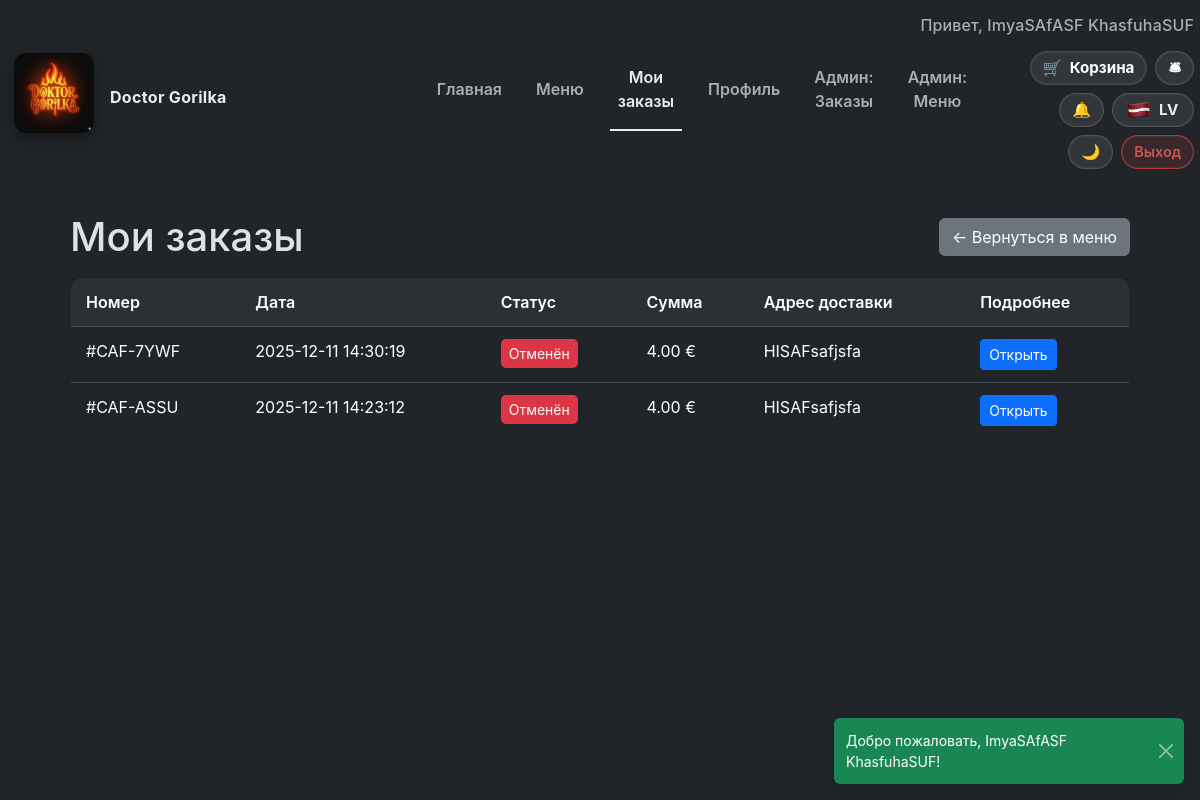
/orders (signed in), run on the app's committed database.
### tables this page shows
CREATE TABLE orders (
        id INTEGER PRIMARY KEY AUTOINCREMENT,
        user_id INTEGER NOT NULL,
        created_at TEXT DEFAULT CURRENT_TIMESTAMP,
        status TEXT CHECK(status IN ('pending','new','cooking','ready','delivered','cancelled')) DEFAULT 'pending',
        total_price REAL,
        delivery_address TEXT, order_code TEXT, comment TEXT,
        FOREIGN KEY (user_id) REFERENCES users(id)
    );

### src/Infrastructure/ViewRenderer.php (called while the page is built, shortened)
<?php
class ViewRenderer
{
    public function render(string $view, array $params = []): string
    {
        $viewFile = $this->basePath . '/' . $view . '.php';
        extract($params, EXTR_SKIP);
        require $viewFile;
        $content = ob_get_clean();
        if ($this->layout && file_exists($this->layout)) {
            return ob_get_clean();
        }
        return $content;
    }
}

### src/Application/Controller/OrderController.php (called while the page is built, shortened)
<?php
class OrderController
{
    public function history(): string
    {
        $orders = $this->orderService->userOrders($this->session->get('user_id'));
        return $this->view->render('orders/history', [
            'title' => 'Doctor Gorilka — ' . translate('orders.history.title'),
            'orders' => $orders,
        ]);
    }
}

### src/Infrastructure/Router.php (called while the page is built, shortened)
<?php
class Router
{
    private array $routes = [];
    public function addRoute(string $method, string $path, callable $handler): void
    {
        $normalized = $this->normalizePath($path);
        $this->routes[$method][$normalized] = $handler;
    }
    public function dispatch(string $method, string $uri): mixed
    {
        $path = $this->normalizePath(parse_url($uri, PHP_URL_PATH) ?: '/');
        $method = strtoupper($method);
        if (isset($this->routes[$method][$path])) {
            return call_user_func($this->routes[$method][$path]);
        }
        return translate('errors.not_found');
    }
    private function normalizePath(string $path): string
    {
        $path = rtrim($path, '/');
        return $path === '' ? '/' : $path;
    }
}

### src/Application/App.php (called while the page is built, shortened)
<?php
class App
{
    private Router $router;
    private function __construct(Router $router, ViewRenderer $view)
    {
        $this->router = $router;
    }
    public function run(): mixed
    {
        $method = $_SERVER['REQUEST_METHOD'] ?? 'GET';
        $uri = $_SERVER['REQUEST_URI'] ?? '/';
        return $this->router->dispatch($method, $uri);
    }
}

### src/helpers.php (called while the page is built, shortened)
<?php
function localizationConfig(): array
{
    static $config;
    if ($config === null) {
        $config = require __DIR__ . '/../config/localization.php';
    }
    return $config;
}
function availableLocales(): array
{
    $config = localizationConfig();
    return $config['locales'] ?? [];
}
function currentLocale(): string
{
    $available = array_keys(availableLocales());
    $default = $available[0] ?? 'ru';
    return $default;
}
function translate(string $key, array $replace = [], ?string $locale = null): string
{
    $locale ??= currentLocale();
    $config = localizationConfig();
    $phrases = $config['phrases'] ?? [];
    $fallbackLocale = $config['fallback'] ?? 'ru';
    $value = $phrases[$locale][$key] ?? $phrases[$fallbackLocale][$key] ?? $key;
    foreach ($replace as $needle => $replacement) {
        $value = str_replace(':' . $needle, $replacement, $value);
    }
    return $value;
}
function translateStatus(?string $status): string
{
    return translate('status.' . $status);
}

### src/Infrastructure/SessionManager.php (called while the page is built, shortened)
<?php
class SessionManager
{
    public function get(string $key, mixed $default = null): mixed
    {
        return $_SESSION[$key] ?? $default;
    }
}

### src/Infrastructure/Repository/OrderRepository.php (called while the page is built, shortened)
<?php
class OrderRepository implements OrderRepositoryInterface
{
    public function findByUser(int $userId): array
    {
        $stmt = $this->prepare("SELECT * FROM orders WHERE user_id = :uid ORDER BY id DESC");
        $stmt->bindValue(':uid', $userId, SQLITE3_INTEGER);
        $result = $stmt->execute();
        $orders = [];
        while ($row = $result->fetchArray(SQLITE3_ASSOC)) {
            $orders[] = $this->mapOrder($row);
        }
        return $orders;
    }
    private function mapOrder(array $row): Order
    {
        $customerName = null;
        $customerPhone = $row['phone'] ?? null;
        return new Order(
            id: (int)$row['id'],
            userId: (int)$row['user_id'],
            status: $row['status'],
            totalPrice: (float)$row['total_price'],
            createdAt: $row['created_at'],
            deliveryAddress: $row['delivery_address'] ?? null,
            orderCode: $row['order_code'] ?? null,
            items: $this->fetchItems((int)$row['id']),
            customerName: $customerName,
            customerPhone: $customerPhone,
            comment: $row['comment'] ?? null,
        );
    }
    private function fetchItems(int $orderId): array
    {
        $stmt = $this->prepare("SELECT order_items.*, menu.title, menu.price AS menu_price, menu.image_url,
            menu.name_original, menu.name_ru, menu.name_lv
            FROM order_items
            JOIN menu ON menu.id = order_items.menu_id
            WHERE order_items.order_id = :oid");
        $stmt->bindValue(':oid', $orderId, SQLITE3_INTEGER);
        $result = $stmt->execute();
        $items = [];
        while ($row = $result->fetchArray(SQLITE3_ASSOC)) {
            $comboDetails = null;
            if (!empty($row['combo_details'])) {
                $decoded = json_decode($row['combo_details'], true);
                if (is_array($decoded)) {
                    $comboDetails = $decoded;
                }
            }
            $price = (float)($row['menu_price'] ?? 0);
            if ($comboDetails && isset($comboDetails['price'])) {
                $price = (float)$comboDetails['price'];
            }
            $items[] = new OrderItem(
                menuId: (int)$row['menu_id'],
                title: $this->resolveOrderItemTitle($row),
                price: $price,
                quantity: (int)$row['quantity'],
                imageUrl: $row['image_url'] ?? null,
                comboDetails: $comboDetails
            );
        }
        return $items;
    }
    private function resolveOrderItemTitle(array $row): string
    {
        $locale = function_exists('currentLocale') ? currentLocale() : 'ru';
        $localized = [
            'ru' => $row['name_ru'] ?? null,
            'lv' => $row['name_lv'] ?? null,
        ];
        $value = $localized[$locale] ?? null;
        if (!empty($row['name_original'])) {
            return $row['name_original'];
        }
        return translate('common.dish');
    }
    private function prepare(string $sql): SQLite3Stmt
    {
        return $this->db->prepare($sql);
    }
}

### src/Application/Service/OrderService.php (called while the page is built, shortened)
<?php
class OrderService
{
    public function userOrders(int $userId): array
    {
        return $this->orders->findByUser($userId);
    }
}

### autoload.php (called while the page is built, shortened)
<?php
spl_autoload_register(function (string $class): void {
    $prefixes = [
        'App\\' => __DIR__ . '/src/',
        'Carbon\\' => __DIR__ . '/src/Carbon/',
    ];
    foreach ($prefixes as $prefix => $dir) {
        if (strncmp($prefix, $class, strlen($prefix)) !== 0) {
            continue;
        }
        $relativeClass = substr($class, strlen($prefix));
        $file = $dir . str_replace('\\', '/', $relativeClass) . '.php';
    }
});

### src/Carbon/Carbon.php (called while the page is built, shortened)
<?php
class Carbon
{
    private DateTimeImmutable $dateTime;
    public function __construct(DateTimeImmutable $dateTime)
    {
        $this->dateTime = $dateTime;
    }
    public static function parse(string $time, ?string $timezone = null): self
    {
        $tz = $timezone ? new DateTimeZone($timezone) : null;
        $dt = new DateTimeImmutable($time, $tz);
        return new self($dt);
    }
    public function setTimezone(string $timezone): self
    {
        $clone = clone $this;
        $clone->dateTime = $this->dateTime->setTimezone(new DateTimeZone($timezone));
        return $clone;
    }
    public function locale(string $locale): self
    {
        $clone = clone $this;
        $clone->locale = $locale;
        return $clone;
    }
}

### resources/views/orders/history.php (the view, shortened to what this page needs)
<div class="page-container">
<div class="d-flex align-items-center justify-content-between mb-3">
    <h1 class="mb-0"><?= htmlspecialchars(translate('orders.history.title')) ?></h1>
    <a class="btn btn-secondary" href="/menu"><?= htmlspecialchars(translate('common.back_to_menu')) ?></a>
</div>
<?php if (empty($orders)): ?>
    <div class="empty-state"><?= htmlspecialchars(translate('orders.history.empty')) ?></div>
<?php else: ?>
<div class="card border-0 shadow-sm">
    <div class="card-body p-0">
        <div class="table-responsive">
            <table class="table mb-0">
                <thead>
                <tr>
                    <th><?= htmlspecialchars(translate('orders.history.number')) ?></th>
                    <th><?= htmlspecialchars(translate('orders.history.date')) ?></th>
                    <th><?= htmlspecialchars(translate('orders.history.status')) ?></th>
                    <th><?= htmlspecialchars(translate('orders.history.total')) ?></th>
                    <th><?= htmlspecialchars(translate('orders.history.address')) ?></th>
                    <th><?= htmlspecialchars(translate('orders.history.more')) ?></th>
                </tr>
                </thead>
                <tbody>
<?php
$timezone = appTimezone();
$locale = currentLocale() === 'lv' ? 'lv' : 'ru';
?>
<?php foreach ($orders as $order): ?>
    <tr>
        <td>#<?= htmlspecialchars($order->orderCode ?? $order->id) ?></td>
        <td><?= htmlspecialchars(\Carbon\Carbon::parse($order->createdAt, 'UTC')->setTimezone($timezone)->locale($locale)->isoFormat('YYYY-MM-DD HH:mm:ss')) ?></td>
        <td>
            <span class="status status-<?= htmlspecialchars($order->status) ?>">
                <?= htmlspecialchars(translateStatus($order->status)) ?>
            </span>
        </td>
        <td><?= number_format($order->totalPrice, 2, '.', ' ') ?> €</td>
        <td><?= nl2br(htmlspecialchars($order->deliveryAddress ?? '—')) ?></td>
        <td><a class="btn btn-primary btn-sm" href="/orders/view?code=<?= urlencode($order->orderCode ?? '') ?>"><?= htmlspecialchars(translate('orders.history.open')) ?></a></td>
    </tr>
<?php endforeach; ?>
                </tbody>
            </table>
        </div>
    </div>
</div>
<?php endif; ?>
</div>

### public/assets/css/styles.css (style rules this page uses)
:root { --bs-inverted: 0; --header-height: 64px; --header-offset: var(--header-height); --header-bg: #f8fafc; --header-border: rgba(0,0,0,0.08); --header-text: #111; --header-muted: rgba(17,17,17,0.68); --header-shadow: 0 2px 6px rgba(0,0,0,0.08); --header-gap: 22px; --action-border: rgba(0,0,0,0.18); --action-bg: rgba(0,0,0,0.06); --action-hover: rgba(0,0,0,0.12); --action-active: rgba(0,0,0,0.18); --action-color: #111; --menu-surface-bg: rgba(224, 224, 224, 0.95); --menu-surface-border: rgba(15,23,42,0.08); --menu-surface-shadow: 0 20px 45px rgba(15,23,42,0.08); --menu-card-bg: #757575; --menu-card-border: rgba(15,23,42,0.12); --menu-card-inner: rgba(202, 206, 216, 0.9); --menu-card-shadow: 0 18px 36px rgba(15, 23, 42, 0.856); --menu-chip-bg: rgba(15,23,42,0.08); --menu-chip-color: #1f2a37; --combo-option-bg: rgba(247,249,255,0.92); --combo-option-border: rgba(15,23,42,0.12); --combo-option-hover: rgba(13,110,253,0.18); --combo-summary-bg: #fff; --combo-summary-border: rgba(15,23,42,0.12); --combo-thumb-bg: rgba(15,23,42,0.08); --combo-muted: #5c6575; --combo-price-pill-bg: rgba(15,23,42,0.07); --combo-price-pill-border: rgba(15,23,42,0.12); --unique-chip-bg: rgba(13,110,253,0.12); --unique-chip-color: #ffe066; --combo-selection-bg: rgba(15,23,42,0.03); --combo-selection-border: rgba(15,23,42,0.08); --combo-tag-bg: rgba(15,23,42,0.08); --combo-check-border: rgba(15,23,42,0.2); --combo-price-color: #0b63d1; --menu-price-color: #0b63d1; }
:root[data-bs-theme='dark'] { --bs-inverted: 1; --header-bg: #0e1217; --header-border: rgba(255,255,255,0.08); --header-text: #e8edf5; --header-muted: rgba(226,232,240,0.7); --header-shadow: 0 2px 6px rgba(0,0,0,0.45); --action-border: rgba(255,255,255,0.15); --action-bg: rgba(255,255,255,0.08); --action-hover: rgba(255,255,255,0.15); --action-active: rgba(255,255,255,0.22); --action-color: #fff; --menu-surface-bg: rgba(13,16,26,0.9); --menu-surface-border: rgba(255,255,255,0.05); --menu-surface-shadow: 0 20px 45px rgba(0,0,0,0.35); --menu-card-bg: rgba(11,14,24,0.85); --menu-card-border: rgba(255,255,255,0.05); --menu-card-inner: rgba(6,10,20,0.7); --menu-card-shadow: 0 18px 40px rgba(0,0,0,0.35); --menu-chip-bg: rgba(255,255,255,0.12); --menu-chip-color: #f8fafd; --combo-option-bg: rgba(15,23,42,0.35); --combo-option-border: rgba(255,255,255,0.1); --combo-option-hover: rgba(13,110,253,0.2); --combo-summary-bg: rgba(13,17,23,0.85); --combo-summary-border: rgba(255,255,255,0.07); --combo-thumb-bg: rgba(0,0,0,0.35); --combo-muted: rgba(255,255,255,0.65); --combo-price-pill-bg: rgba(15,23,42,0.35); --combo-price-pill-border: rgba(255,255,255,0.25); --unique-chip-bg: rgba(255,255,255,0.12); --unique-chip-color: #ffe066; --combo-selection-bg: rgba(255,255,255,0.02); --combo-selection-border: rgba(255,255,255,0.03); --combo-tag-bg: rgba(255,255,255,0.08); --combo-check-border: rgba(255,255,255,0.2); --combo-price-color: #e3f2fd; --menu-price-color: #69dbff; }
body { font-family: 'Inter', 'Segoe UI', system-ui, -apple-system, sans-serif; margin: 0; padding: 0; background: var(--bs-body-bg); color: var(--bs-body-color); transition: background 0.3s ease, color 0.3s ease; }
body.with-fixed-header { padding-top: calc(var(--header-offset, var(--header-height)) + 16px); scroll-padding-top: calc(var(--header-offset, var(--header-height)) + 12px); }
.page-container { max-width: 1100px; margin: 0 auto; padding: 20px; }
h1, h2, h3 { margin: 0 0 15px; }
.table { width: 100%; border-collapse: collapse; background: var(--bs-card-bg); border-radius: 12px; border: 1px solid var(--bs-border-color); overflow: hidden; box-shadow: 0 4px 10px rgba(0, 0, 0, 0.05); }
.table th, .table td { padding: 12px 15px; border-bottom: 1px solid var(--bs-border-color); text-align: left; }
.table th { background: var(--bs-tertiary-bg); font-weight: 600; }
.table tr:last-child td { border-bottom: none; }
.status { padding: 4px 8px; border-radius: 5px; color: white; display: inline-block; font-size: 14px; }
.status-cancelled { background: #dc3545; }

### data on the page
orders: order_code "CAF-7YWF", created_at "2025-12-11 14:30:19", total_price "4.00", delivery_address "HISAFsafjsfa"
orders: order_code "CAF-ASSU", created_at "2025-12-11 14:23:12", total_price "4.00", delivery_address "HISAFsafjsfa"

### other printed values
translate('nav.home') "Главная"
translate('nav.menu') "Меню"
translate('nav.orders') "Мои заказы"
translate('nav.profile') "Профиль"
translate('nav.admin_orders') "Админ: Заказы"
translate('nav.admin_menu') "Админ: Меню"
translate('nav.cart') "Корзина"
$nextLocaleShort "LV"
translate('nav.logout') "Выход"
translate('orders.history.title') "Мои заказы"
translate('common.back_to_menu') "← Вернуться в меню"
translate('orders.history.number') "Номер"
translate('orders.history.date') "Дата"
translate('orders.history.status') "Статус"
translate('orders.history.total') "Сумма"
